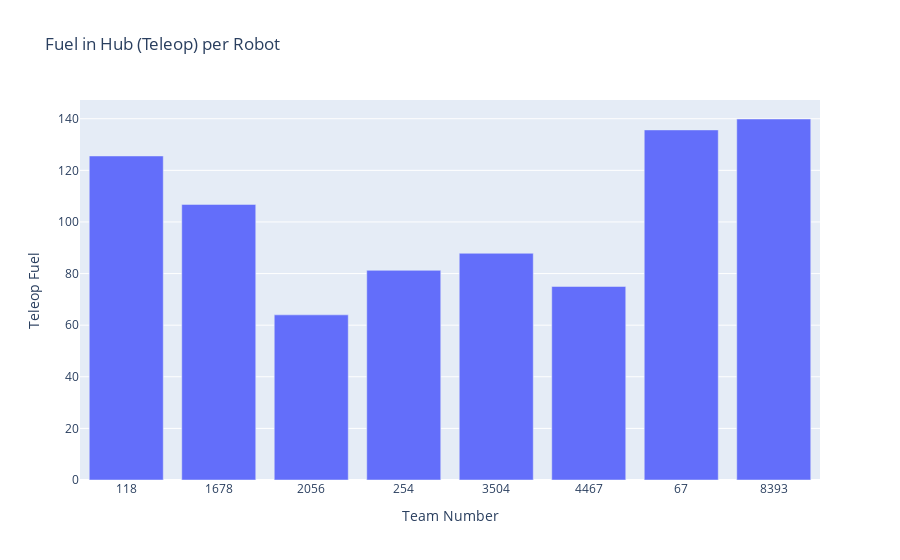

The cell this chart's notebook holds for it:
### Code cell
fig = px.bar(avg_overall, y="Teleop Fuel", title="Fuel in Hub (Teleop) per Robot")
fig.show()

### Figure 1 — Plotly figure (JSON) as saved in the notebook; plotly's stock layout.template omitted (floating-point values rounded to 4 significant figures)
{"data": [{"hovertemplate": "Team Number=%{x}<br>Teleop Fuel=%{y}<extra></extra>", "legendgroup": "", "marker": {"color": "#636efa", "pattern": {"shape": ""}}, "name": "", "orientation": "v", "showlegend": false, "textposition": "auto", "type": "bar", "x": ["118", "1678", "2056", "254", "3504", "4467", "67", "8393"], "xaxis": "x", "y": [125.6, 106.8, 64.0, 81.25, 87.86, 75.0, 135.7, 139.9], "yaxis": "y"}], "layout": {"barmode": "relative", "legend": {"tracegroupgap": 0}, "title": {"text": "Fuel in Hub (Teleop) per Robot"}, "xaxis": {"anchor": "y", "domain": [0, 1], "title": {"text": "Team Number"}}, "yaxis": {"anchor": "x", "domain": [0, 1], "title": {"text": "Teleop Fuel"}}}}
